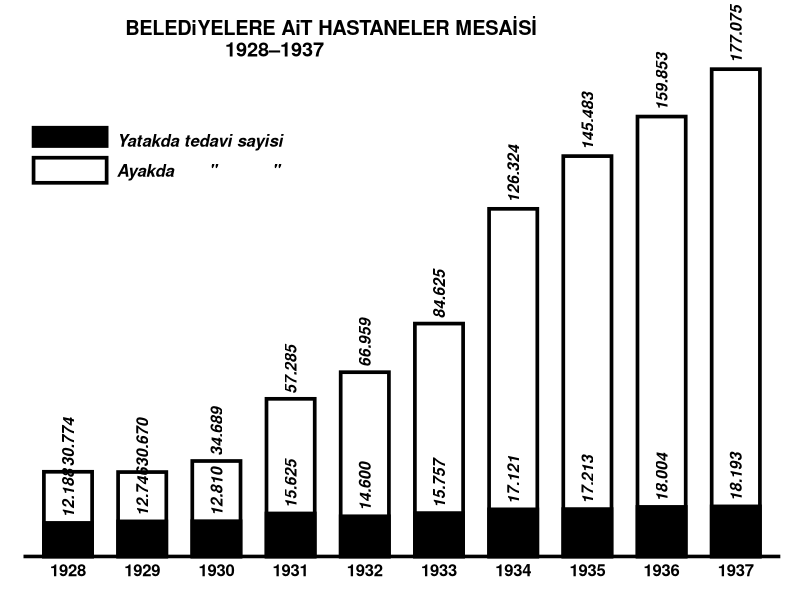

Write the R code that produced this figure.
Sys.setlocale(locale = "Turkish")
library(ggplot2)
yatak <- c(12188,12746,12810,15625,14600,15757,17121,17213,18004,18193)
tedavi <- c(30774,30670,34689,57285,66959,84625,126324,145483,159853,177075)
zaman <- rep(seq(1928,1937),2)
deger <- c(yatak,tedavi) 
grup <- factor(c(rep(c("Yatakda tedavi sayisi", "Ayakda       \"           \" "), each=length(yatak))),
               levels=c("Yatakda tedavi sayisi", "Ayakda       \"           \" "))
data <- data.frame("x"=zaman, "y"=deger, "grp"=grup)
bold.text <- element_text(face = "bold", color = "black", size = 12)
xcor <- rep(paste(c(seq(1928,1937)),sep=""),2)
ycor <- deger + 100
labell <- c("12.188","12.746","12.810","15.625","14.600","15.757","17.121","17.213","18.004",
            "18.193","30.774","30.670","34.689","57.285","66.959","84.625","126.324","145.483","159.853","177.075")


ggplot(data=data,aes(x=factor(zaman), y=deger, fill=grup, color=grup, alpha=grup)) +
  ggtitle("BELEDiYELERE AiT HASTANELER MESAİSİ \n 1928\u20131937")+
  geom_bar(stat="identity",position ="identity",color="black", size=1.25, width=0.65) +
  theme_classic()+
  scale_fill_manual(values=c("black","white")) +
  scale_alpha_manual(values=c(1, 0))+
  theme(axis.line.y=element_blank(), axis.text.y = element_blank(), 
        axis.ticks = element_blank(), axis.title = element_blank(),
        axis.line.x = element_line(colour = "black", size = 1.2))+
  theme(title = bold.text,axis.text.x = bold.text, plot.margin = margin(0.5, 0.5, 0.5, 0.5, "cm"))+
  theme(plot.title=element_text(vjust=0.95, hjust=0.3,family="sans"))+
  theme(legend.title=element_blank(),legend.text = element_text(size=12,face = "bold.italic"),legend.position=c(0,0.90), 
        legend.justification=c(0,1), legend.direction='vertical',legend.spacing.x = unit(0.15,"cm"),
        legend.key = element_rect(size = 5, fill = "white", colour = "white")) +
  annotate("text", x = xcor, y = ycor, label = labell, 
           color = "black", angle = 90, hjust = -0.1, size=4, fontface = "bold.italic")+
  scale_x_discrete(breaks=c(1928,1929,1930,1931,1932,1933,1934,1935,1936,1937))+ 
  scale_y_continuous(expand = c(0,0))+
  guides(fill=guide_legend(keywidth=0.78,keyheight=0.30,default.unit="inch")) +
  coord_cartesian(clip = 'off')
